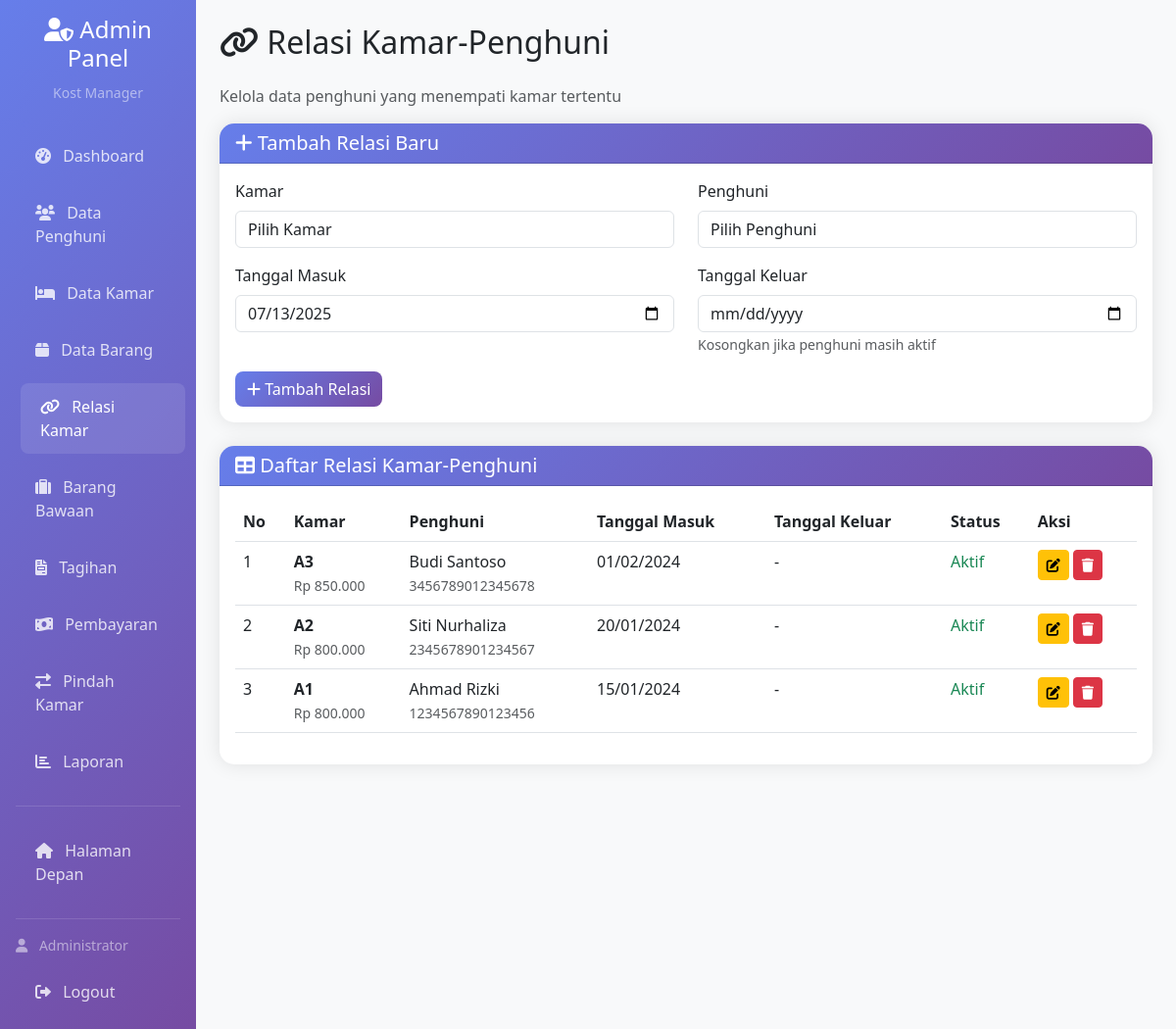
/admin/relasi_kamar.php (signed in), run on the app's committed database.
### tables this page shows
CREATE TABLE IF NOT EXISTS tb_kmr_penghuni (
    id INT AUTO_INCREMENT PRIMARY KEY,
    id_kamar INT NOT NULL,
    id_penghuni INT NOT NULL,
    tgl_masuk DATE NOT NULL,
    tgl_keluar DATE NULL,
    created_at TIMESTAMP DEFAULT CURRENT_TIMESTAMP,
    updated_at TIMESTAMP DEFAULT CURRENT_TIMESTAMP ON UPDATE CURRENT_TIMESTAMP,
    FOREIGN KEY (id_kamar) REFERENCES tb_kamar(id) ON DELETE CASCADE,
    FOREIGN KEY (id_penghuni) REFERENCES tb_penghuni(id) ON DELETE CASCADE
);

CREATE TABLE IF NOT EXISTS tb_kamar (
    id INT AUTO_INCREMENT PRIMARY KEY,
    nomor VARCHAR(10) NOT NULL UNIQUE,
    harga DECIMAL(10,2) NOT NULL,
    created_at TIMESTAMP DEFAULT CURRENT_TIMESTAMP,
    updated_at TIMESTAMP DEFAULT CURRENT_TIMESTAMP ON UPDATE CURRENT_TIMESTAMP
);

CREATE TABLE IF NOT EXISTS tb_penghuni (
    id INT AUTO_INCREMENT PRIMARY KEY,
    nama VARCHAR(100) NOT NULL,
    no_ktp VARCHAR(16) NOT NULL UNIQUE,
    no_hp VARCHAR(15) NOT NULL,
    tgl_masuk DATE NOT NULL,
    tgl_keluar DATE NULL,
    kamar_id INT,
    created_at TIMESTAMP DEFAULT CURRENT_TIMESTAMP,
    updated_at TIMESTAMP DEFAULT CURRENT_TIMESTAMP ON UPDATE CURRENT_TIMESTAMP,
    FOREIGN KEY (kamar_id) REFERENCES tb_kamar(id) ON DELETE SET NULL
);

### admin/relasi_kamar.php (the view, shortened to what this page needs)
<?php
include '../database/config.php';
$edit_data = null;
?>
<!DOCTYPE html>
<html lang="id">
<head>
    <link href="https://cdn.jsdelivr.net/npm/bootstrap@5.3.0/dist/css/bootstrap.min.css" rel="stylesheet">
    <link href="https://cdnjs.cloudflare.com/ajax/libs/font-awesome/6.0.0/css/all.min.css" rel="stylesheet">
</head>
<body>
    <div class="container-fluid">
        <div class="row">
            <div class="col-md-3 col-lg-2 px-0">
                <div class="sidebar p-3">
                    <div class="text-center mb-4">
                        <h4 class="text-white"><i class="fas fa-user-shield"></i> Admin Panel</h4>
                        <small class="text-white-50">Kost Manager</small>
                    </div>
                    <nav class="nav flex-column">
                        <a class="nav-link" href="index.php">
                            <i class="fas fa-tachometer-alt me-2"></i> Dashboard
                        </a>
                        <a class="nav-link" href="penghuni.php">
                            <i class="fas fa-users me-2"></i> Data Penghuni
                        </a>
                        <a class="nav-link" href="kamar.php">
                            <i class="fas fa-bed me-2"></i> Data Kamar
                        </a>
                        <a class="nav-link" href="barang.php">
                            <i class="fas fa-box me-2"></i> Data Barang
                        </a>
                        <a class="nav-link active" href="relasi_kamar.php">
                            <i class="fas fa-link me-2"></i> Relasi Kamar
                        </a>
                        <a class="nav-link" href="barang_bawaan.php">
                            <i class="fas fa-suitcase me-2"></i> Barang Bawaan
                        </a>
                        <a class="nav-link" href="tagihan.php">
                            <i class="fas fa-file-invoice me-2"></i> Tagihan
                        </a>
                        <a class="nav-link" href="pembayaran.php">
                            <i class="fas fa-money-bill-wave me-2"></i> Pembayaran
                        </a>
                        <a class="nav-link" href="pindah_kamar.php">
                            <i class="fas fa-exchange-alt me-2"></i> Pindah Kamar
                        </a>
                        <a class="nav-link" href="laporan.php">
                            <i class="fas fa-chart-bar me-2"></i> Laporan
                        </a>
                        <hr class="text-white-50">
                        <a class="nav-link" href="../index.php">
                            <i class="fas fa-home me-2"></i> Halaman Depan
                        </a>
                        <hr class="text-white-50">
                        <div class="text-white-50 small mb-2">
                            <i class="fas fa-user me-2"></i> <?php echo htmlspecialchars($_SESSION['admin_nama']); ?>
                        </div>
                        <a class="nav-link" href="logout.php" onclick="return confirm('Yakin ingin logout?')">
                            <i class="fas fa-sign-out-alt me-2"></i> Logout
                        </a>
                    </nav>
                </div>
            </div>
            <div class="col-md-9 col-lg-10 main-content p-4">
                <div class="row">
                    <div class="col-12">
                        <h2 class="mb-4"><i class="fas fa-link"></i> Relasi Kamar-Penghuni</h2>
                        <p class="text-muted">Kelola data penghuni yang menempati kamar tertentu</p>
                    </div>
                </div>
                <div class="card mb-4">
                    <div class="card-header">
                        <h5 class="mb-0">
                            <i class="fas fa-plus"></i>
                            <?php echo $edit_data ? 'Edit Relasi Kamar-Penghuni' : 'Tambah Relasi Baru'; ?>
                        </h5>
                    </div>
                    <div class="card-body">
                        <form method="POST">
                            <div class="row">
                                <div class="col-md-6">
                                    <div class="mb-3">
                                        <label for="id_kamar" class="form-label">Kamar</label>
                                        <select class="form-control" id="id_kamar" name="id_kamar" required>
                                            <option value="">Pilih Kamar</option>
                                        </select>
                                    </div>
                                </div>
                                <div class="col-md-6">
                                    <div class="mb-3">
                                        <label for="id_penghuni" class="form-label">Penghuni</label>
                                        <select class="form-control" id="id_penghuni" name="id_penghuni" required>
                                            <option value="">Pilih Penghuni</option>
                                        </select>
                                    </div>
                                </div>
                            </div>
                            <div class="row">
                                <div class="col-md-6">
                                    <div class="mb-3">
                                        <label for="tgl_masuk" class="form-label">Tanggal Masuk</label>
                                        <input type="date" class="form-control" id="tgl_masuk" name="tgl_masuk"
                                               value="<?php echo $edit_data ? $edit_data['tgl_masuk'] : date('Y-m-d'); ?>" required>
                                    </div>
                                </div>
                                <div class="col-md-6">
                                    <div class="mb-3">
                                        <label for="tgl_keluar" class="form-label">Tanggal Keluar</label>
                                        <input type="date" class="form-control" id="tgl_keluar" name="tgl_keluar"
                                               value="<?php echo $edit_data ? $edit_data['tgl_keluar'] : ''; ?>">
                                        <small class="form-text text-muted">Kosongkan jika penghuni masih aktif</small>
                                    </div>
                                </div>
                            </div>
                            <div class="d-flex gap-2">
                                <?php if ($edit_data): ?>
                                    <button type="submit" name="update" class="btn btn-primary">
                                        <i class="fas fa-save"></i> Update Data
                                    </button>
                                    <a href="relasi_kamar.php" class="btn btn-secondary">
                                        <i class="fas fa-times"></i> Batal
                                    </a>
                                <?php else: ?>
                                    <button type="submit" name="tambah" class="btn btn-primary">
                                        <i class="fas fa-plus"></i> Tambah Relasi
                                    </button>
                                <?php endif; ?>
                            </div>
                        </form>
                    </div>
                </div>
                <div class="card">
                    <div class="card-header">
                        <h5 class="mb-0"><i class="fas fa-table"></i> Daftar Relasi Kamar-Penghuni</h5>
                    </div>
                    <div class="card-body">
                        <div class="table-responsive">
                            <table class="table table-hover">
                                <thead>
                                    <tr>
                                        <th>No</th>
                                        <th>Kamar</th>
                                        <th>Penghuni</th>
                                        <th>Tanggal Masuk</th>
                                        <th>Tanggal Keluar</th>
                                        <th>Status</th>
                                        <th>Aksi</th>
                                    </tr>
                                </thead>
                                <tbody>
                                    <?php
                                    $query = "SELECT kp.*, k.nomor as nomor_kamar, k.harga, p.nama as nama_penghuni, p.no_ktp
                                             FROM tb_kmr_penghuni kp
                                             INNER JOIN tb_kamar k ON kp.id_kamar = k.id
                                             INNER JOIN tb_penghuni p ON kp.id_penghuni = p.id
                                             ORDER BY kp.tgl_masuk DESC";
                                    $result = mysqli_query($conn, $query);
                                    $no = 1;
                                    while ($row = mysqli_fetch_assoc($result)) {
                                        $status = $row['tgl_keluar'] ? 'Keluar' : 'Aktif';
                                        $status_class = $status == 'Aktif' ? 'text-success' : 'text-danger';
                                        echo "<tr>";
                                        echo "<td>" . $no++ . "</td>";
                                        echo "<td><strong>" . htmlspecialchars($row['nomor_kamar']) . "</strong><br>";
                                        echo "<small class='text-muted'>Rp " . number_format($row['harga'], 0, ',', '.') . "</small></td>";
                                        echo "<td>" . htmlspecialchars($row['nama_penghuni']) . "<br>";
                                        echo "<small class='text-muted'>" . $row['no_ktp'] . "</small></td>";
                                        echo "<td>" . date('d/m/Y', strtotime($row['tgl_masuk'])) . "</td>";
                                        echo "<td>" . ($row['tgl_keluar'] ? date('d/m/Y', strtotime($row['tgl_keluar'])) : '-') . "</td>";
                                        echo "<td><span class='$status_class'>$status</span></td>";
                                        echo "<td>";
                                        echo "<a href='?edit=" . $row['id'] . "' class='btn btn-sm btn-warning me-1'><i class='fas fa-edit'></i></a>";
                                        echo "<a href='?hapus=" . $row['id'] . "' class='btn btn-sm btn-danger' onclick='return confirm(\"Yakin ingin menghapus data ini?\")'><i class='fas fa-trash'></i></a>";
                                        echo "</td>";
                                        echo "</tr>";
                                    }
                                    ?>
                                </tbody>
                            </table>
                        </div>
                    </div>
                </div>
            </div>
        </div>
    </div>
</body>
</html>

### admin/relasi_kamar.php (style rules this page uses)
.sidebar { min-height: 100vh; background: linear-gradient(135deg, #667eea 0%, #764ba2 100%); }
.sidebar .nav-link { color: rgba(255,255,255,0.8); padding: 12px 20px; margin: 5px 0; border-radius: 8px; transition: all 0.3s; }
.sidebar .nav-link:hover, .sidebar .nav-link.active { color: white; background: rgba(255,255,255,0.1); transform: translateX(5px); }
.main-content { background-color: #f8f9fa; min-height: 100vh; }
.card { border: none; border-radius: 15px; box-shadow: 0 0 20px rgba(0,0,0,0.1); }
.card-header { background: linear-gradient(135deg, #667eea 0%, #764ba2 100%); color: white; border-radius: 15px 15px 0 0 !important; }
.btn-primary { background: linear-gradient(135deg, #667eea 0%, #764ba2 100%); border: none; border-radius: 8px; }

### data on the page
tb_kmr_penghuni: id_kamar.nomor "A3", id_kamar.harga "850.000", id_penghuni.nama "Budi Santoso", id_penghuni.no_ktp "3456789012345678", tgl_masuk "01/02/2024", tgl_keluar "Aktif"
tb_kmr_penghuni: id_kamar.nomor "A2", id_kamar.harga "800.000", id_penghuni.nama "Siti Nurhaliza", id_penghuni.no_ktp "2345678901234567", tgl_masuk "20/01/2024", tgl_keluar "Aktif"
tb_kmr_penghuni: id_kamar.nomor "A1", id_kamar.harga "800.000", id_penghuni.nama "Ahmad Rizki", id_penghuni.no_ktp "1234567890123456", tgl_masuk "15/01/2024", tgl_keluar "Aktif"

### other printed values
$_SESSION['admin_nama'] "Administrator"
